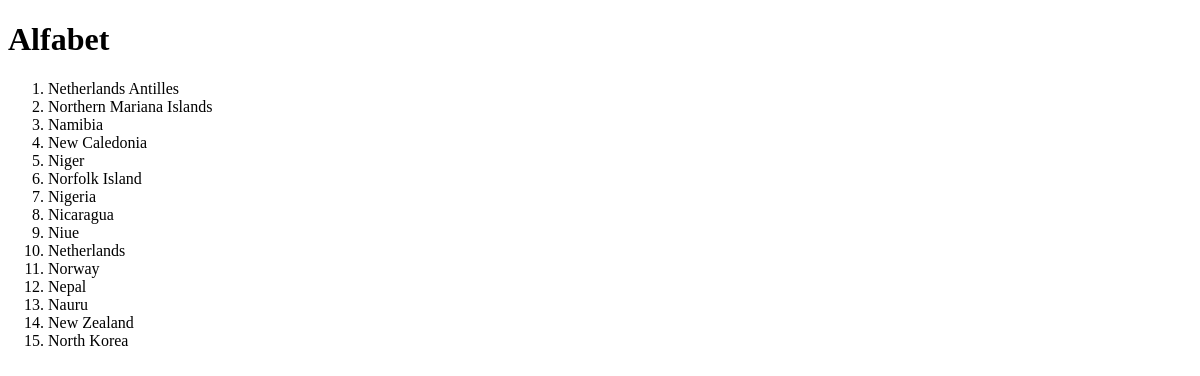
/countryForThisLetter/N, run on the app's committed database.
### MainApp/models.py (models this page shows)
class Countries(models.Model):
    country_name = models.CharField(max_length=100)

### MainApp/views.py (the view)
# urls.py: path('countryForThisLetter/<str:letterAlfabet>', views.countryForThisLetter),
def countryForThisLetter(request, letterAlfabet):
    lsts = []
    for el in getListCountries():
        if el.country_name[0] == letterAlfabet:
            lsts.append(el.country_name)
    context = {"results": lsts, "title":"countrys for this letter"}
    return render(request, "countryslistLetter.html", context)

### MainApp/views.py (called while the page is built)
def getListCountries():
    return Countries.objects.all()

### templates/countryslistLetter.html
{% extends 'base.html' %}
{% block context %}
{% if results %}
    <h1>Alfabet</h1>
        <ol>
            {% for result in results %}
            <li>{{ result }}</li>
            {% empty %}
            Other county have not
            {% endfor %}
        </ol>
{% endif %}
{% endblock %}

### templates/base.html (shortened to what this page needs)
<!DOCTYPE html>
{% load static %}
<html lang="en">
<head>
    <link rel="stylesheet" href="{% static 'styles.css' %}">
</head>
<body>
{% block context %}{% endblock %}
</body>
</html>

### data on the page
Countries: results "Netherlands Antilles"
Countries: results "Northern Mariana Islands"
Countries: results "Namibia"
Countries: results "New Caledonia"
Countries: results "Niger"
Countries: results "Norfolk Island"
Countries: results "Nigeria"
Countries: results "Nicaragua"
Countries: results "Niue"
Countries: results "Netherlands"
Countries: results "Norway"
Countries: results "Nepal"
Countries: results "Nauru"
Countries: results "New Zealand"
Countries: results "North Korea"
